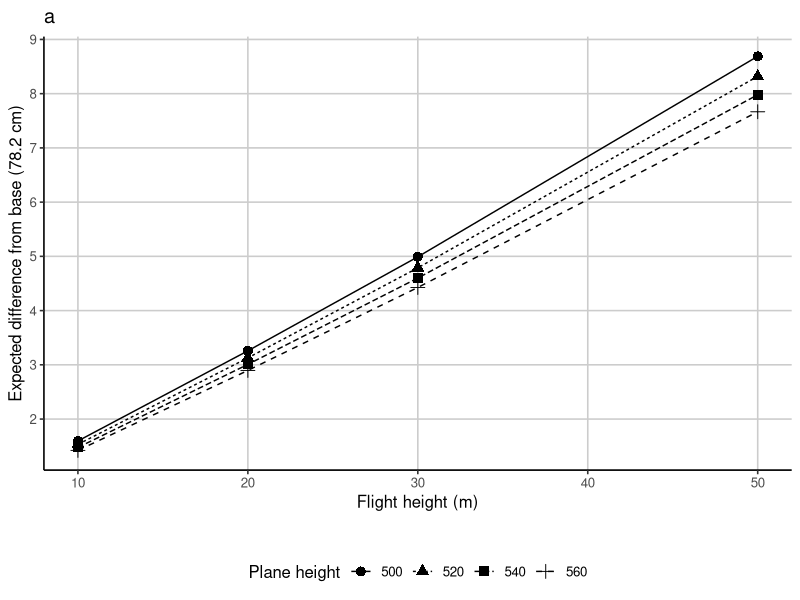
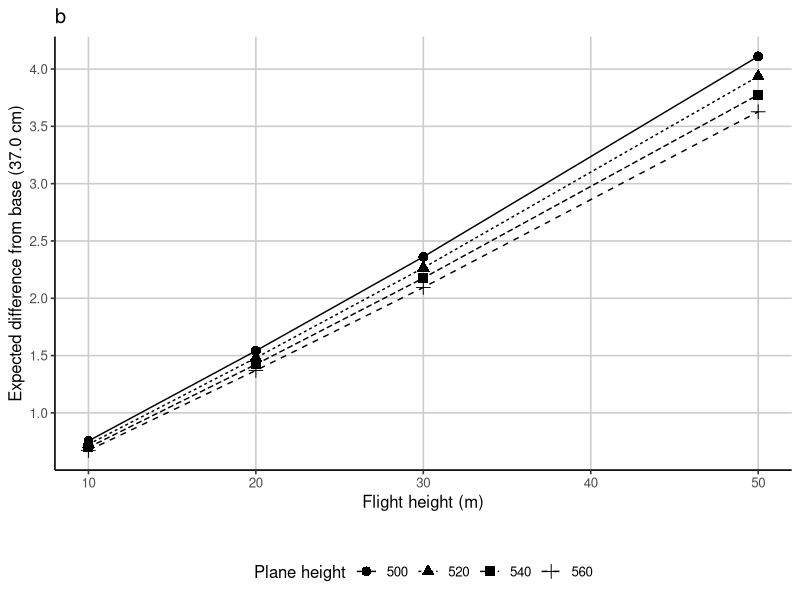
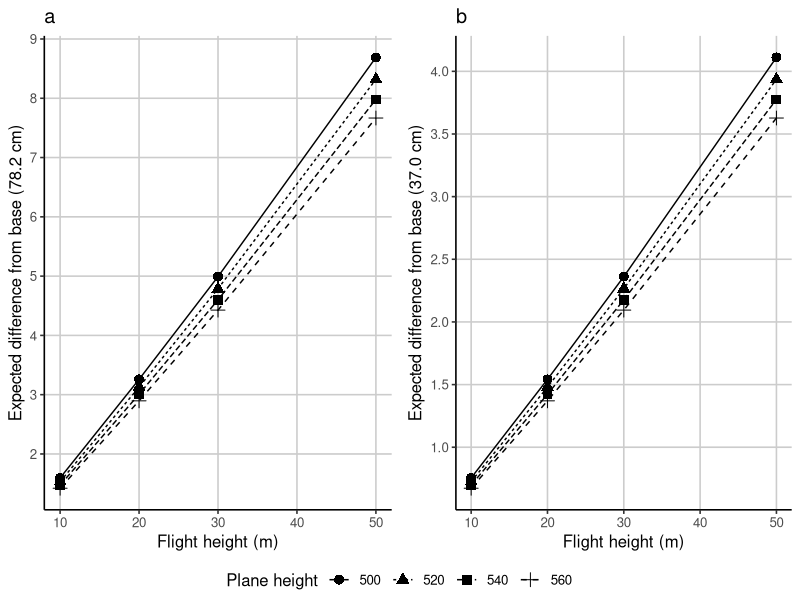
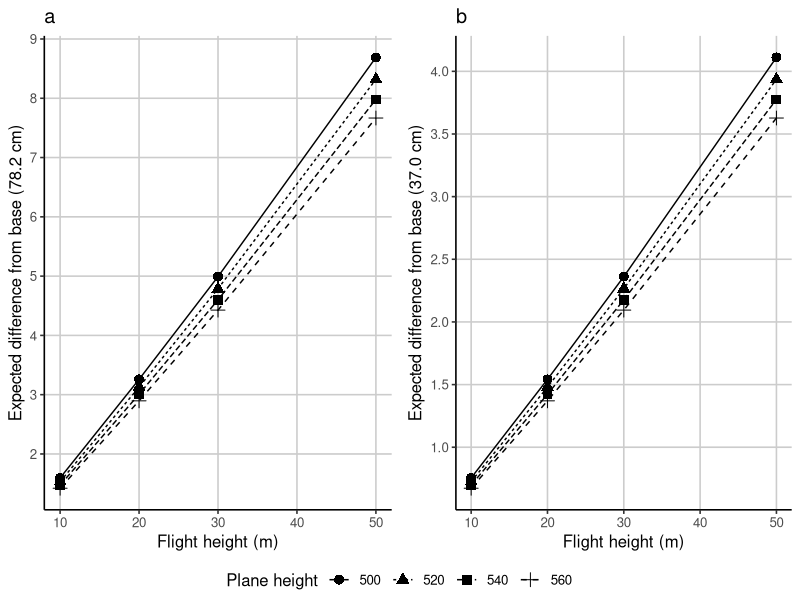
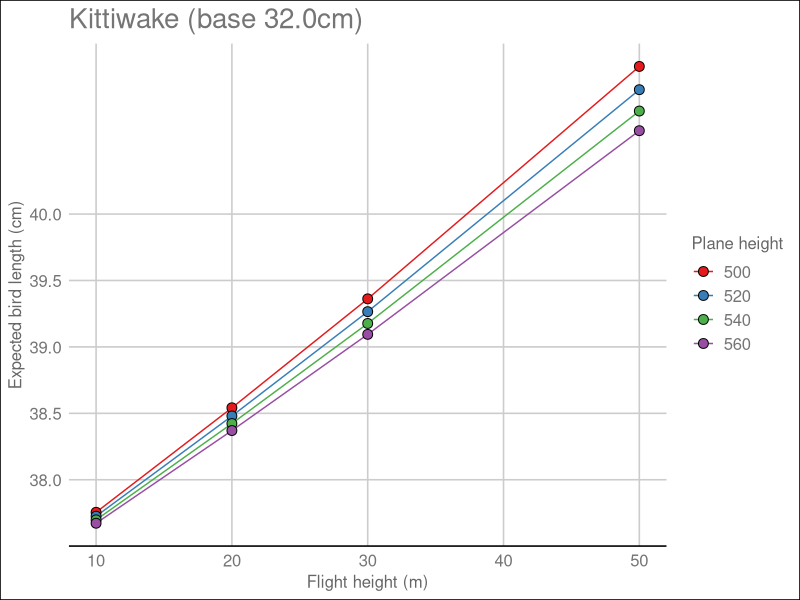
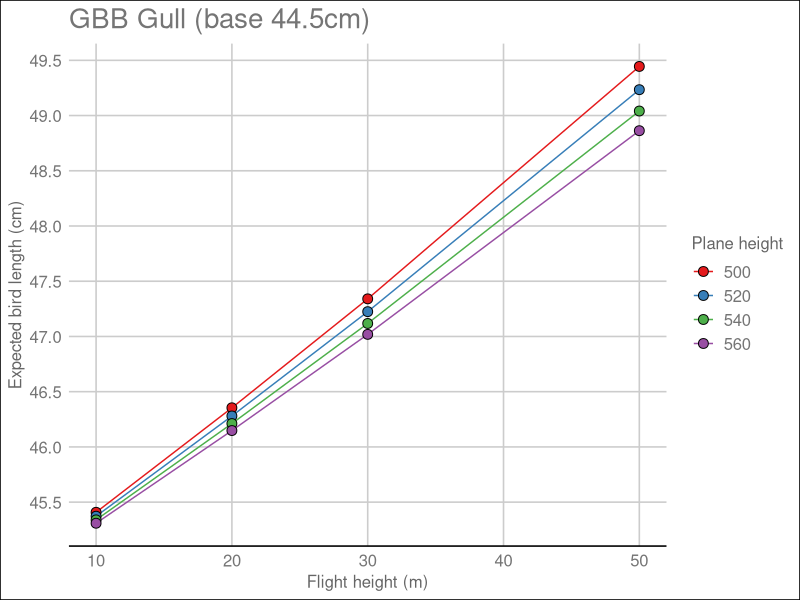
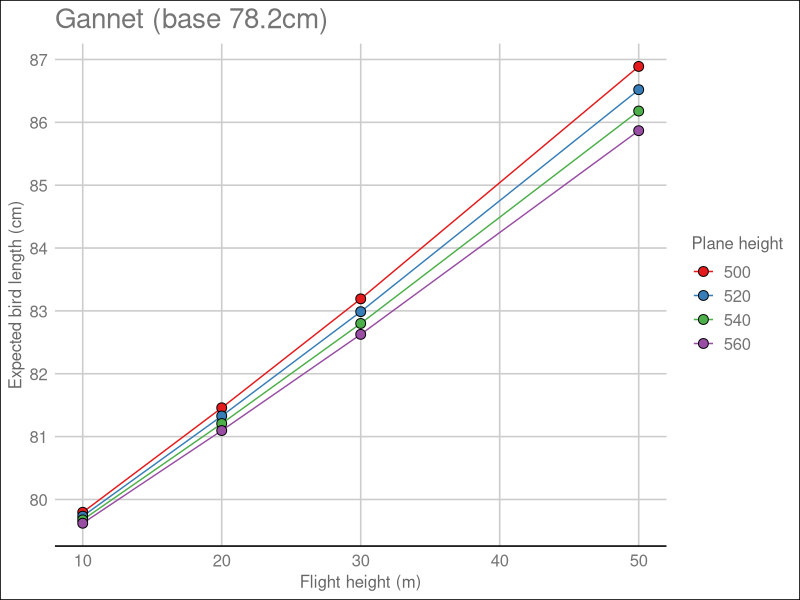

Reproduce these figures in R, in order.
##################################################
### Bird body length sensitivity calculations ####
##################################################

library(foreach)
library(ggthemes)
library(Cairo)
library(tidyverse)
library(ggpubr)

flight.height <- function(plane.height,reflected.length,measured.length){
  fh <- plane.height * (1 - (reflected.length/measured.length))
  return(fh)
}
expected.length <- function(reflected.length,flight.height,plane.height){
  ml <- reflected.length / (1-(flight.height/plane.height))
  return(ml)
}

ph <- c(500,520,540,560)
rl <- c(37,44.5,78.2)
Bird <- c("KI","GB","GX")
fh <- c(10,20,30,50)

Dfrm <- expand.grid(ph,rl,fh)
names(Dfrm) <- c('ph','rl','fh')
Dfrm$Bird <- NA
Dfrm$Bird[Dfrm$rl == 37.0] <- "KI"
Dfrm$Bird[Dfrm$rl == 44.5] <- "GB"
Dfrm$Bird[Dfrm$rl == 78.2] <- "GX"


Dfrm$EL <- expected.length(Dfrm$rl,Dfrm$fh,Dfrm$ph)
Dfrm$diff <- Dfrm$EL - Dfrm$rl

Dfrm$rl <- as.factor(Dfrm$rl)
Dfrm$ph <- as.factor(Dfrm$ph)


GX <- as_tibble(Dfrm) %>% dplyr::filter(Bird=='GX')
GXp <- ggplot(GX,aes(x=fh,y=diff))+
  geom_line(aes(linetype=ph))+
  geom_point(aes(shape=ph),size=3)+
  scale_shape_discrete(name="Plane height")+
  scale_linetype_discrete(name="Plane height")+
  scale_y_continuous(breaks=seq(0,20,1))+
  ggtitle("a")+
  ylab("Expected difference from base (78.2 cm)")+
  xlab("Flight height (m)")+
  theme_classic2()+
  theme(legend.position="bottom",
        legend.direction = "horizontal",
        legend.box.spacing = unit(1,"cm"),
        panel.border = element_blank(),
        panel.grid.major = element_line(colour="grey80"))
GXp

Kitt <- as_tibble(Dfrm) %>% dplyr::filter(Bird=='KI')
KIp <- ggplot(Kitt,aes(x=fh,y=diff))+
  geom_line(aes(linetype=ph))+
  geom_point(aes(shape=ph),size=3)+
  scale_shape_discrete(name="Plane height")+
  scale_linetype_discrete(name="Plane height")+
  scale_y_continuous(breaks=seq(0,8,0.5))+
  ggtitle("b")+
  ylab("Expected difference from base (37.0 cm)")+
  xlab("Flight height (m)")+
  theme_classic2()+
  theme(legend.position="bottom",
        legend.direction = "horizontal",
        legend.box.spacing = unit(1,"cm"),
        panel.border = element_blank(),
        panel.grid.major = element_line(colour="grey80"))

KIp


#GBBG <- tbl_df(Dfrm) %>% dplyr::filter(Bird=='GB')
#GBp <- ggplot(GBBG,aes(x=fh,y=diff))+
#  geom_line(aes(color=ph))+
#  geom_point(aes(fill=ph),pch=21,size=3)+
#  scale_fill_brewer(name="Plane height",palette = "Set1")+
#  scale_color_brewer(name="Plane height",palette = "Set1")+
#  scale_y_continuous(breaks=seq(0,12,0.5))+
#  ggtitle("GBB Gull")+
#  ylab("Expected difference from base (44.5 cm)")+
#  xlab("Flight height (m)")+
#  theme_gdocs()




G <- ggarrange(GXp,KIp,nrow=1,common.legend=TRUE,legend = "bottom",legend.grob = get_legend(KIp))

G

ggsave(plot=G,filename="Figures/Length_Height_Sensitivity.png",type = "cairo-png",
       h=6,w=10)





Kitt <- tbl_df(Dfrm) %>% dplyr::filter(Bird=='KI')
KIp <- ggplot(Kitt,aes(x=fh,y=EL))+
  geom_line(aes(color=ph))+
  geom_point(aes(fill=ph),pch=21,size=3)+
  scale_fill_brewer(name="Plane height",palette = "Set1")+
  scale_color_brewer(name="Plane height",palette = "Set1")+
  scale_y_continuous(breaks=seq(32,40,0.5))+
  ggtitle("Kittiwake (base 32.0cm)")+
  ylab("Expected bird length (cm)")+
  xlab("Flight height (m)")+
  theme_gdocs()




GBBG <- tbl_df(Dfrm) %>% dplyr::filter(Bird=='GB')
GBp <- ggplot(GBBG,aes(x=fh,y=EL))+
  geom_line(aes(color=ph))+
  geom_point(aes(fill=ph),pch=21,size=3)+
  scale_fill_brewer(name="Plane height",palette = "Set1")+
  scale_color_brewer(name="Plane height",palette = "Set1")+
  scale_y_continuous(breaks=seq(45,57,0.5))+
  ggtitle("GBB Gull (base 44.5cm)")+
  ylab("Expected bird length (cm)")+
  xlab("Flight height (m)")+
  theme_gdocs()


GX <- tbl_df(Dfrm) %>% dplyr::filter(Bird=='GX')
GXp <- ggplot(GX,aes(x=fh,y=EL))+
  geom_line(aes(color=ph))+
  geom_point(aes(fill=ph),pch=21,size=3)+
  scale_fill_brewer(name="Plane height",palette = "Set1")+
  scale_color_brewer(name="Plane height",palette = "Set1")+
  scale_y_continuous(breaks=seq(80,100,1))+
  ggtitle("Gannet (base 78.2cm)")+
  ylab("Expected bird length (cm)")+
  xlab("Flight height (m)")+
  theme_gdocs()



ggsave(plot=KIp,filename="D:/PROJECTS_CURRENT/Flight_Height/Kittiwake_length.png",type = "cairo-png",
       h=6,w=6)

ggsave(plot=GBp,filename="D:/PROJECTS_CURRENT/Flight_Height/GBBG_length.png",type = "cairo-png",
       h=6,w=6)

ggsave(plot=GXp,filename="D:/PROJECTS_CURRENT/Flight_Height/Gannet_length.png",type = "cairo-png",
       h=6,w=6)

#Expected (measured) length = reflection length / ((platform height/plane height) - 1)
